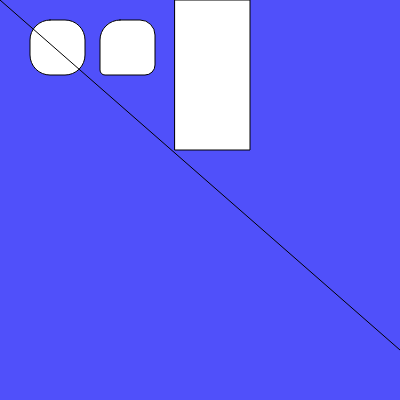
Frame 1 (no input)
Frame 60 (no input): identical to frame 1, image omitted
Frame 120 (the mouse pressed at the canvas centre since frame 60): identical to frame 1, image omitted

The p5.js sketch that drew this single still picture (run headless with seeded random() and noise() and a simulated clock; from frame 60 on, the mouse is pressed at the canvas centre):

// p5.js sketch
// ── sketch.js
function setup() {
    createCanvas(400, 400);
}

function draw() {
    background(80, 80, 250);
    rect(175, 0, 75, 150);
    rect(30, 20, 55, 55, 20);
    rect(100, 20, 55, 55, 20, 15, 10, 5);
    line(0, 0, 400, 350);
}  

// explication du rect. le premier nombre c'est la position x, le deuxième position y, le troisième c'est la largeur, le quatrième la hauteur.
